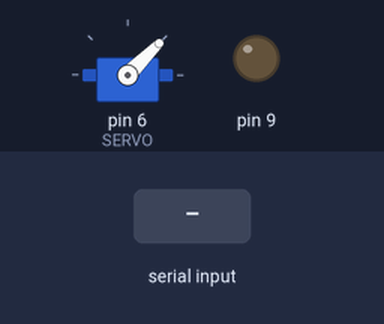
This sketch was run on a simulated Arduino Uno, built with avr-gcc and run on an emulated ATmega328P. On the bench: servo, output pins drawn as LEDs (lit = HIGH). Inputs (shaded band) come from the test bench.

Above: at 1.2 s.
1.3 s: "F" received over Serial
At 2.7 s:
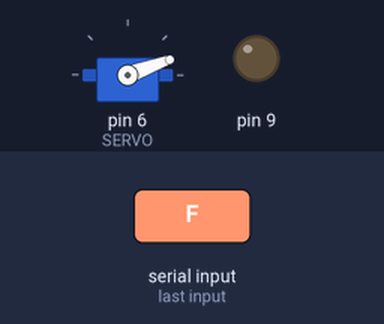
3.1 s: "L" received over Serial
At 4.5 s:
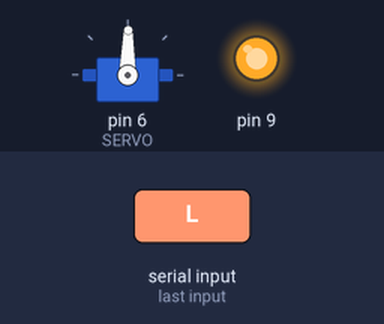
4.8 s: "R" received over Serial
At 6.0 s:
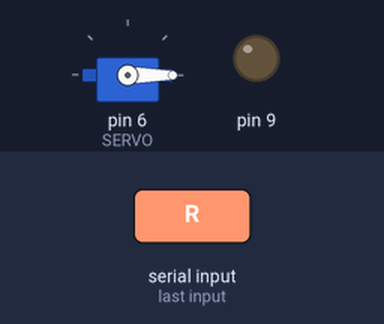
6.7 s: "R" received over Serial
Timing chart, 0 to 9.5 s (numbered marks = the images above; inputs shaded):
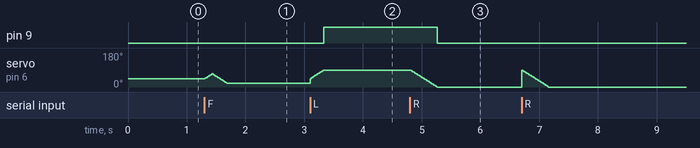

Measured:
- after the input at 1.3 s, servo on pin 6 (SERVO): rises from 45° to 70° in 0.12 s, then falls to 20° in 0.25 s
- after the input at 3.1 s, pin 9: LOW → HIGH after 0.23 s; servo on pin 6 (SERVO): moves from 20° to 89° over 0.22 s, starting at once
- after the input at 4.8 s, pin 9: HIGH → LOW after 0.46 s

The sketch:

peixe.ino
```cpp
//FISHBOT

//BIBLIOTECA SERVO
#include <Servo.h>

//DEFININDO PINO DE CONTROLE DO SERVO
#define SERVO 6 // Porta Digital 6 PWM

//VARIAVEL SERVO
Servo s;

//POSICAO SERVO
int pos;

//RECEBE BLUETOOTH
char comando;

void setup()
{

  //INICIANDO A SERIAL
  Serial.begin(9600);
  s.attach(SERVO);
  pinMode(9, OUTPUT);

  //INICIA O SERVO NA POSICAO ZERO
  s.write(45);
}

void loop()
{

  //CONTROLE DO PEIXE
  while(Serial.available() > 0)
  {
    comando = Serial.read();

    switch (comando)
    {
    case 'F':
      //MODO AUTONOMO
         autonomo();
      break;
    case 'L':
      //ESQUERDA
     esquerda();
     digitalWrite(9, HIGH);
      break;
    case 'R':
      //DIREITA
     direita();
     digitalWrite(9, LOW);
      break;
    default:
    //PARAR TUDO
    break;
  }
  }
}

void autonomo()
{

 for(pos = 45; pos < 70; pos++)
  {
    s.write(pos);
  delay(5);
  }

  for(pos = 70; pos >= 20; pos--)
  {
    s.write(pos);
    delay(5);
  }

}

void esquerda()
{
  for(pos = 45; pos < 90; pos++)
  {
    s.write(pos);
  delay(5);
  }
}

void direita()
{
  for(pos = 90; pos >= 0; pos--)
  {
    s.write(pos);
  delay(5);
  }
}
```
